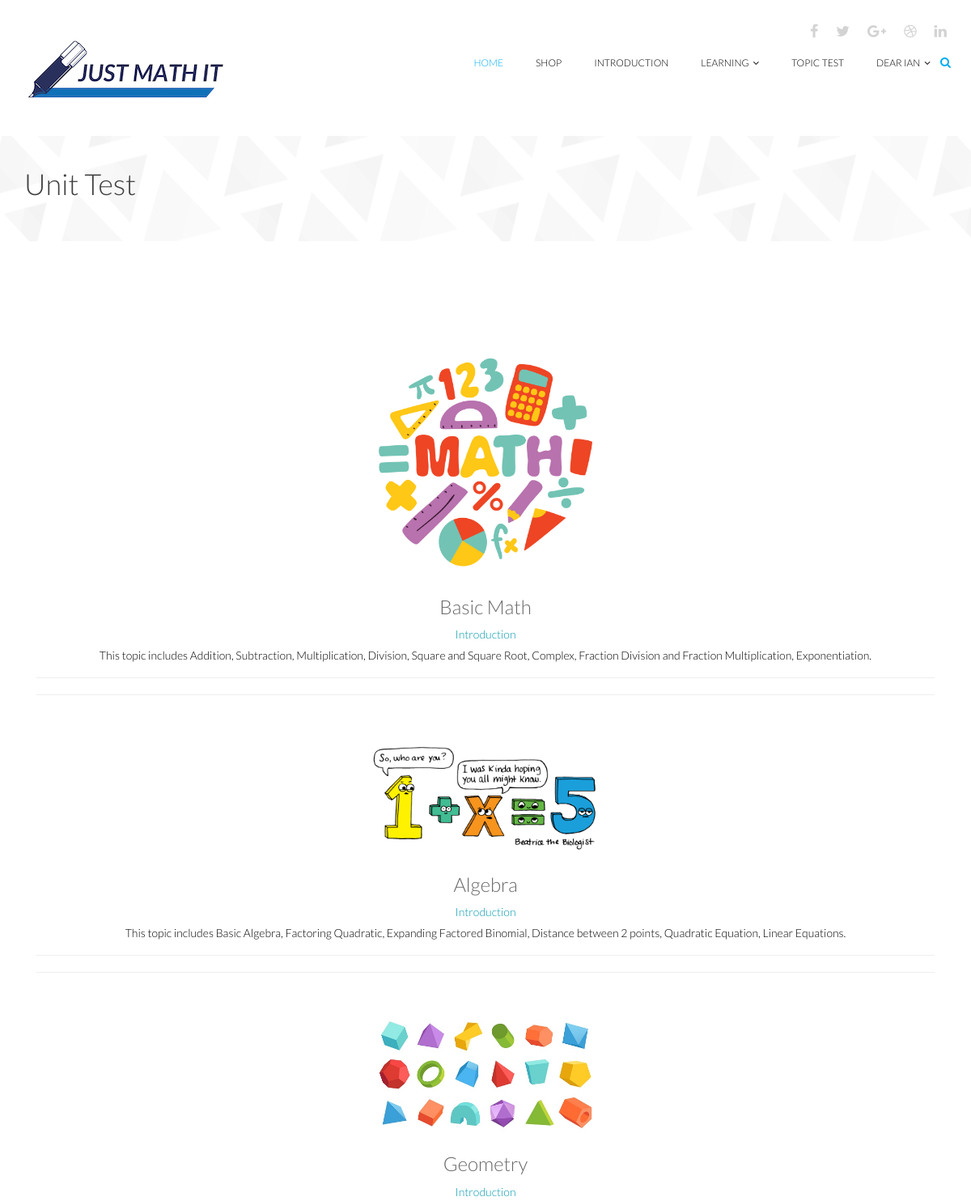
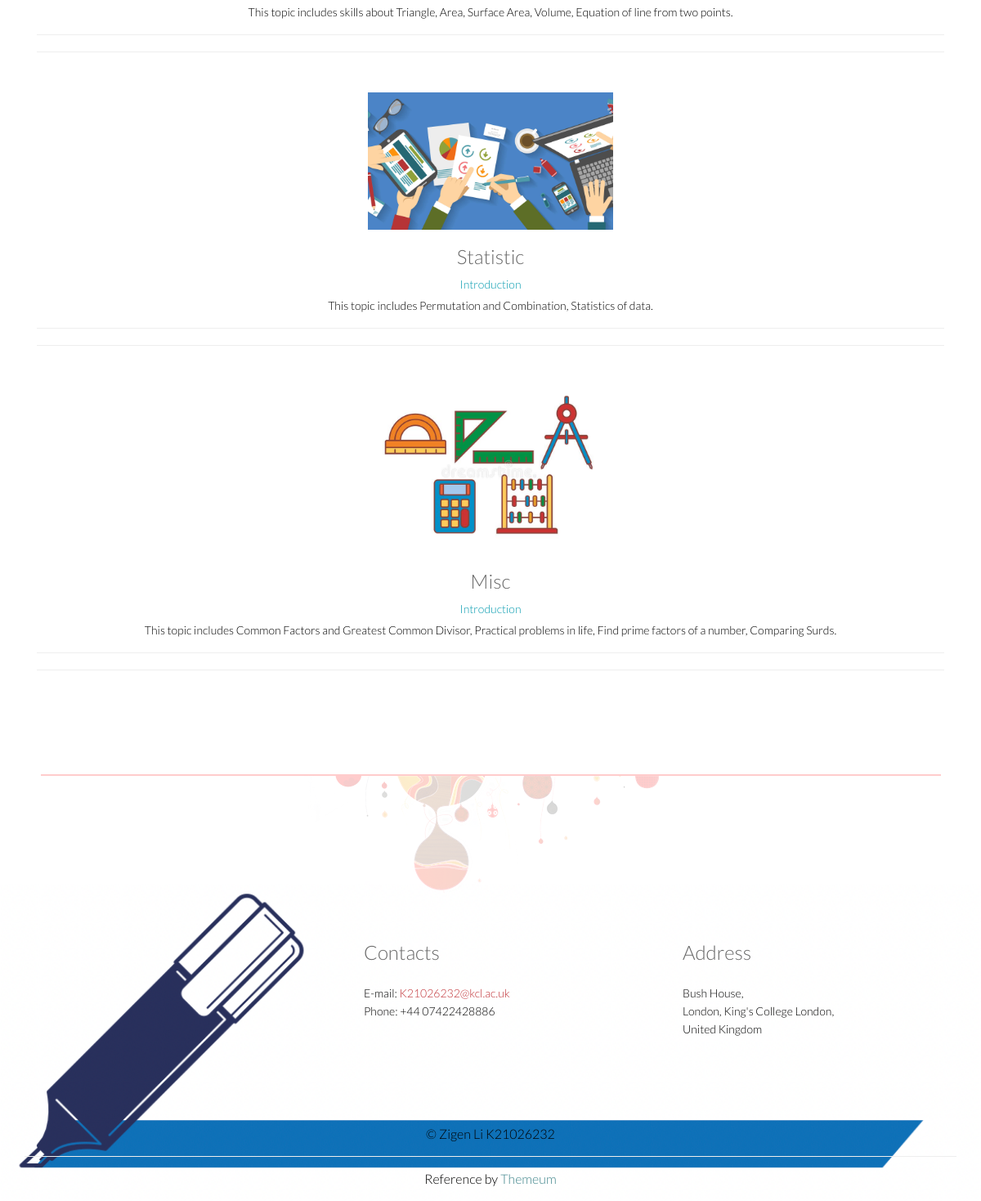
/topic_test_main/ (signed in), run on the app's committed database (2 pictures, top to bottom).
### models.py (models this page shows)
class Teacher(db.Model):
    id = db.Column(db.Integer, primary_key=True)
    email = db.Column(db.String(128), index=True, unique=True)
    firstname = db.Column(db.String(128))
    lastname = db.Column(db.String(128))
    password = db.Column(db.String(128))
    phone = db.Column(db.String(128))
    school = db.Column(db.String(128))
    personal_message = db.Column(db.String(128))
    profile_photo = db.Column(db.String(128))
    badge_name = db.Column(db.String(128))
    coins = db.Column(db.Integer(), default=1000000)
    time_capsule1 = db.Column(db.Integer(), default=10)
    time_capsule2 = db.Column(db.Integer(), default=10)

class Topics(db.Model):
    topic_id = db.Column(db.Integer, primary_key=True)
    topic_name = db.Column(db.String(128), index=True, unique=True)
    topic_introduction = db.Column(db.String(128), nullable=True)

### myproject.py (the view)
@app.route('/topic_test_main/')
def topic_test_main():
    topics = Topics.query.filter().all()
    name = session.get('NAME')
    email = session.get('EMAIL')
    if (name):
        session['NAME'] = name
        session['EMAIL'] = email
        student = Student.query.filter(Student.email == email).first()
        teacher = Teacher.query.filter(Teacher.email == email).first()
        if student:
            user = student
        if teacher:
            user = teacher
    else:
        flash("Please sign in first")
        return redirect(url_for('signin'))
    return render_template('topic_test_main.html', user=user, topics=topics)

### myproject.py (called while the page is built)
@app.after_request
def add_header(r):
    r.headers["Cache-Control"] = "no-cache, no-store, must-revalidate"
    r.headers["Pragma"] = "no-cache"
    r.headers["Expires"] = "0"
    r.headers['Cache-Control'] = 'public, max-age=0'
    return r

### templates/topic_test_main.html (shortened to what this page needs)
<!DOCTYPE html>
<html lang="en">
{% extends "base.html" %}
{% block mainContent %}
    <section id="page-breadcrumb">
        <div class="vertical-center sun">
             <div class="container">
                <div class="row">
                    <div class="action">
                        <div class="col-sm-12">
                            <h1 class="title">Unit Test
                            </h1>
                        </div>
                    </div>
                </div>
            </div>
        </div>
   </section>
    <section id="blog" class="padding-top">
        <div class="container">
            <div class="row">
                <div class="col-md-12 col-sm-12">
                    <div class="pagination_page">
                        <ul class="pagination">
                        {% for topic in topics %}
                             <div class="col-sm-12 col-md-12">
                                <div class="single-blog single-column">
                                    <div class="post-thumb">
                                        <a href="{{ url_for('topic_test', topic=topic.topic_name ) }}" onclick="loading()"><img src="../static/images/topics/{{ topic.topic_name }}.png" class="img-responsive" style="margin: auto; width: 300px"></a>
                                    </div>
                                    <div class="post-content overflow">
                                        <h2 class="post-title bold"><a href="{{ url_for('topic_test', topic=topic.topic_name ) }}" onclick="loading()">{{ topic.topic_name }}</a></h2>
                                        <h3 class="post-author"><a onclick="false">Introduction</a></h3>
                                        <p>{{ topic.topic_introduction }}</p>
                                        <div class="post-bottom overflow">
                                        </div>
                                    </div>
                                </div>
                            </div>
                        {% endfor %}
                        </ul>
                    </div>
                 </div>
            </div>
        </div>
    </section>
</html>
{% endblock %}

### templates/base.html (shortened to what this page needs)
<!DOCTYPE html>
<html lang="en">
<head>
    <link href="{{ url_for('static',filename='css/bootstrap.min.css') }}" rel="stylesheet">
    <link href="{{ url_for('static',filename='css/font-awesome.min.css') }}" rel="stylesheet">
    <link href="{{ url_for('static',filename='css/animate.min.css') }}" rel="stylesheet">
    <link href="{{ url_for('static',filename='css/lightbox.css') }}" rel="stylesheet">
	<link href="{{ url_for('static',filename='css/main.css') }}" rel="stylesheet">
	<link href="{{ url_for('static',filename='css/responsive.css') }}" rel="stylesheet">
    <link href="{{ url_for('static',filename='css/quiz.css') }}" rel="stylesheet">
    <link
  href="http://cdnjs.cloudflare.com/ajax/libs/font-awesome/4.3.0/css/font-awesome.css"
  rel="stylesheet"  type='text/css'>
</head>
<body>
<header id="header">
        <div class="container">
            <div class="row">
                <div class="col-sm-12 overflow">
                   <div class="social-icons pull-right">
                        <ul class="nav nav-pills">
                            <li><a href=""><i class="fa fa-facebook"></i></a></li>
                            <li><a href=""><i class="fa fa-twitter"></i></a></li>
                            <li><a href=""><i class="fa fa-google-plus"></i></a></li>
                            <li><a href=""><i class="fa fa-dribbble"></i></a></li>
                            <li><a href=""><i class="fa fa-linkedin"></i></a></li>
                        </ul>
                    </div>
                </div>
             </div>
        </div>
        <div class="navbar navbar-inverse" role="banner">
            <div class="container">
                <div class="navbar-header">
                    <a class="navbar-brand" href="{{ url_for('index') }}">
                        <h1><img src="{{ url_for("static",filename="images/logo.png") }}" alt="logo"></h1>
                    </a>
                </div>
                <div class="collapse navbar-collapse">
                    <ul class="nav navbar-nav navbar-right">
                        <li class="active"><a href="{{ url_for("index") }}">Home</a></li>
                        <li ><a href="{{ url_for("shop") }}">Shop</a></li>
                        <li ><a href="{{ url_for("introduction") }}">Introduction</a></li>
                        <li class="dropdown"><a href="#">Learning<i class="fa fa-angle-down"></i></a>
                        </li>
                        <li ><a href="{{ url_for("topic_test_main") }}">Topic Test</a></li>
                        {% if user %}
                        <li class="dropdown"><a href="{{ url_for("index") }}">Dear {{ user.firstname }}<i class="fa fa-angle-down"></i></a>
                        </li>
                        {% else %}
                        <li class="dropdown"><a href="">Sign Up/Sign In<i class="fa fa-angle-down"></i></a>
                        {% endif %}
                    </ul>
                </div>
                <div class="search">
                    <form role="form">
                        <i class="fa fa-search"></i>
                    </form>
                </div>
            </div>
        </div>
    </header>
    {% block mainContent %}{% endblock %}
    <footer id="footer">
        <div class="container">
            <div class="row">
                <div class="col-sm-12 text-center bottom-separator">
                    <img src="{{ url_for('static',filename='images/home/under.png') }}" class="img-responsive inline" alt="">
                </div>
                <div class="col-md-4 col-sm-6">
                </div>
                <div class="col-md-4 col-sm-6">
                    <div class="contact-info bottom">
                        <h2>Contacts</h2>
                        <address>
                        E-mail: <a href="mailto:someone@example.com">K21026232@kcl.ac.uk</a> <br>
                        Phone: +44 07422428886 <br>
                        </address>
                    </div>
                </div>
                <div class="col-md-4 col-sm-6">
                    <div class="contact-info bottom">
                <h2>Address</h2>
                        <address>
                        Bush House, <br>
                        London, King's College London, <br>
                        United Kingdom <br>
                        </address>
                    </div>
                </div>
                <div class="col-sm-12">
                    <div class="copyright-text text-center">
                        <p>&copy; Zigen Li K21026232 </p>
                        <hr>
                        <p>Reference by <a target="_blank" href="http://www.themeum.com">Themeum</a></p>
                    </div>
                </div>
            </div>
        </div>
    </footer>
</body>
</html>

### static/css/main.css (style rules this page uses)
body { background: #fff; font-family: 'Lato', sans-serif; font-weight: 300; font-size: 14px; line-height: 22px; color: #000; }
html { height: 100%; }
a { color:#C03035; }
a { -webkit-transition: 300ms; -moz-transition: 300ms; -o-transition: 300ms; transition: 300ms; }
ul { list-style: none; }
h1, h2, h3, h4, h5, h6 { font-family: 'Lato', sans-serif; font-weight: 300; }
h1 { color: #686868; }
h2 { font-size: 24px; color: #686868; }
h3 { font-size: 18px; }
.overflow { overflow: hidden; }
.inline { display: inline-block; }
.padding-top { padding-top: 90px; }
#header { margin-bottom: 0; padding: 30px 0 60px 0; }
#header .navbar-inverse .container { position: relative; }
.search { position: absolute; top: 20px; right: 0; z-index: 1; }
.search i { color: #00aeef; cursor: pointer; position: absolute; right: 10px; top: 2px; }
.social-icons ul li { padding: 0 10px; }
.social-icons ul li:last-child { padding-right: 0; }
.social-icons ul li a { font-size: 18px; color: #d3d3d3; padding: 0; }
#header .navbar { background: #fff; border: 0; margin-bottom: 0; }
#header .navbar-brand { padding: 0; margin-left: 0; }
#header .navbar-brand h1 { padding: 0; margin: 0; }
#header .navbar-nav.navbar-right >li a { color: #000; font-size: 12px; padding: 20px; text-transform: uppercase; font-weight: 300; }
#header .navbar-inverse .navbar-nav li.active > a, #header .navbar-inverse .navbar-nav li.active > a:focus, #header .navbar-nav.navbar-right li > a:hover, .navbar-inverse .navbar-nav > .open > a { background-color: inherit; border: 0; color: #00aeef; }
.fa-angle-down { padding-left: 5px; }
#footer { padding-bottom: 5px; background-image: url(../images/home/footer.png); background-repeat: repeat-x; background-position: bottom; background-size: contain; }
#footer .bottom-separator { margin-bottom: 60px; }
.bottom > h2 { margin-top: 0; margin-bottom: 26px; }
.contact-info.bottom { padding-left: 25px; }
.bottom > address { line-height: 22px; margin-bottom: 40px; }
.copyright-text { margin-top: 70px; color: black; font-size: 16px; padding-bottom: 15px; }
.copyright-text a { color: #3e848a }
.copyright-text p { margin-bottom: 0; }
.vertical-center { display: table-cell; vertical-align: middle; width: 100%; position: statice; }
.action h1 { margin-top: 0; }
.title { color: #404040; font-weight: 300; }
#action , #page-breadcrumb { position: relative; }
#page-breadcrumb { background-image: url(../images/home/study-bg.png); background-color: #fbfafa; background-repeat: repeat-x; height: 130px; background-position: center; display: table; position: static; width: 100%; }
.post-thumb { margin: -1px -1px 0; position: relative; overflow: hidden; }
.post-content { padding: 20px 0; }
.post-title { margin-top: 0; }
.post-title a, .comments-number a { color: #686868; }
.post-content .post-author { margin-top: 0; }
.post-content .post-author a { font-weight: 300; font-size: 14px; color: #0099AE; }
.post-bottom { border-top: 1px solid #eeeeee; padding-top: 10px; margin-top: 20px; margin: 20px -20px 0; padding: 20px 20px 0; }
.single-blog { padding-bottom: 30px; }
.single-blog .post-bottom { border-bottom: 1px solid #eeeeee; padding-top: 10px; padding-bottom: 10px; }
.pagination_page { text-align: center; padding-top: 10px; padding-bottom: 55px; }

### static/css/quiz.css (style rules this page uses)
body { line-height: 1.4rem; }

### data on the page
Teacher: firstname "IAN"
Topics: topic_name (picture), topic_name "Basic Math", topic_introduction "This topic includes Addition, Subtraction, Multiplication, Division, Square and Square Root, Complex, Fraction Division and Fraction Multiplication, Exponentiation."
Topics: topic_name (picture), topic_name "Algebra", topic_introduction "This topic includes Basic Algebra, Factoring Quadratic, Expanding Factored Binomial, Distance between 2 points, Quadratic Equation, Linear Equations."
Topics: topic_name (picture), topic_name "Geometry", topic_introduction "This topic includes skills about Triangle, Area, Surface Area, Volume, Equation of line from two points."
Topics: topic_name (picture), topic_name "Statistic", topic_introduction "This topic includes Permutation and Combination, Statistics of data."
Topics: topic_name (picture), topic_name "Misc", topic_introduction "This topic includes Common Factors and Greatest Common Divisor, Practical problems in life, Find prime factors of a number, Comparing Surds."
